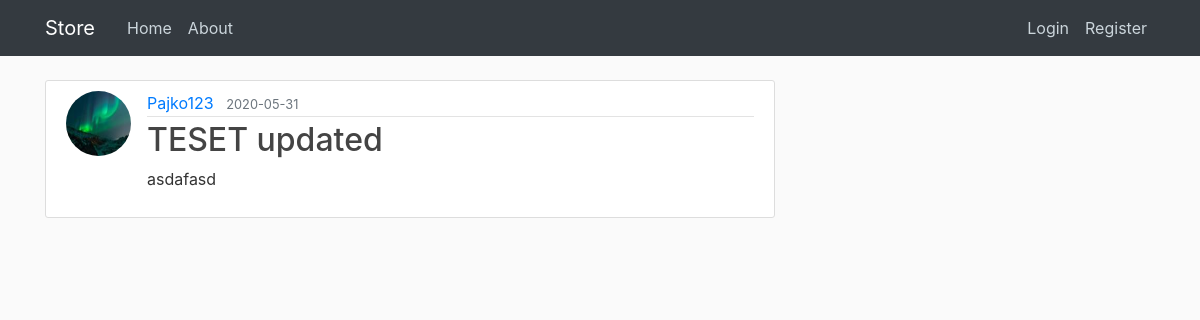
Screenshot of /sell/2 with the database file from the repository.
### store/models.py (models this page shows, shortened)
class User(db.Model, UserMixin):
	id = db.Column(db.Integer, primary_key=True)
	username = db.Column(db.String(20), unique=True, nullable=False)
	email = db.Column(db.String(120), unique=True, nullable=False)
	image_file = db.Column(db.String(20), nullable=False, default='default.jpg')
	password = db.Column(db.String(60), nullable=False)
	sell = db.relationship('Sell', backref='author', lazy=True)

class Sell(db.Model):
    id = db.Column(db.Integer, primary_key=True)
    title = db.Column(db.String(100), nullable=False)
    image_file = db.Column(db.String(20), nullable=False, default='def1.jpg')
    date_posted = db.Column(db.DateTime, nullable=False, default=datetime.utcnow)
    price = db.Column(db.Integer, nullable=False)
    content = db.Column(db.Text, nullable=False)
    user_id = db.Column(db.Integer, db.ForeignKey('user.id'), nullable=False)

### store/routes.py (the view)
@app.route("/sell/<int:sell_id>")
def sell(sell_id):
	sell = Sell.query.get_or_404(sell_id)
	return render_template('sell.html', title=sell.title, sell=sell)

### store/templates/sell.html (shortened to what this page needs)
{% extends "layout.html" %}
{% block content %}
<article class="media content-section">
    <img class="rounded-circle article-img"
        src="{{ url_for('static', filename='img/' + sell.author.image_file) }}">
    <div class="media-body">
        <div class="article-metadata">
            <a class="mr-2" href="{{ url_for('user_sells', username=sell.author.username) }}">{{ sell.author.username }}</a>
            <small class="text-muted">{{ sell.date_posted.strftime('%Y-%m-%d') }}</small>
        </div>
        <h2 class="article-title">{{ sell.title }}</h2>
        <p class="article-content">{{ sell.content }}</p>
    </div>
</article>
{% endblock content %}

### store/static/css.css (style rules this page uses)
body { background: #fafafa; color: #333333; margin-top: 5rem; }
h1, h2, h3, h4, h5, h6 { color: #444444; }
.content-section { background: #ffffff; padding: 10px 20px; border: 1px solid #dddddd; border-radius: 3px; margin-bottom: 20px; }
.article-title { color: #444444; }
.article-content { white-space: pre-line; }
.article-img { height: 65px; width: 65px; margin-right: 16px; }
.article-metadata { padding-bottom: 1px; margin-bottom: 4px; border-bottom: 1px solid #e3e3e3 }

### rows the page displays
User: image_file (picture), author.username "Pajko123"
Sell: date_posted "2020-05-31", title "TESET updated", content "asdafasd"
